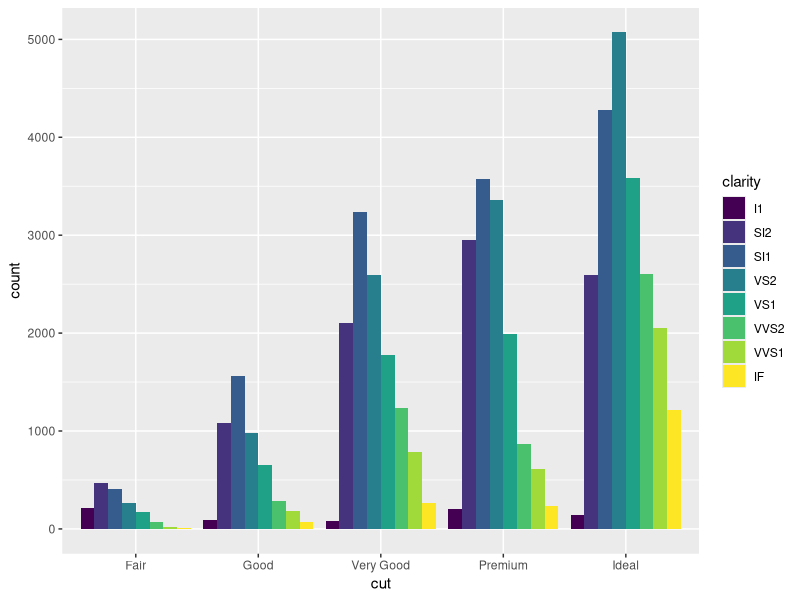

Generate this figure with R:
##### Michael Ramsey #####
# Lab 4 Exercises
# Solutions
# 02/06/2019

##### Exercise 1 #####

# Load libraries
library(tidyverse)

# Load data
data("diamonds")

##### Exercise 2 #####

# View the first few rows of data
head(diamonds)

# View all the data
View(diamonds)

# Structure of the data
str(diamonds)

##### Exercise 3 #####

# Bar plot of cut class, grouped by clarity
ggplot(data = diamonds, aes(x = cut, fill = clarity)) + 
  geom_bar(position = 'dodge')

##### Exercise 4 #####

# Subset diamond data by 'ideal' cut
df <- diamonds %>%
  filter((cut == 'Ideal') & (clarity %in% c('SI1','SI2')))

##### Exercise 5 #####
